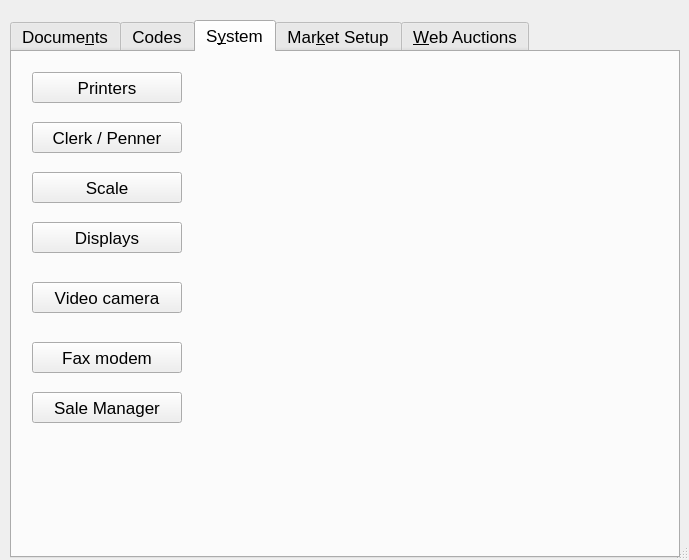
<?xml version="1.0" encoding="UTF-8"?>
<ui version="4.0">
 <class>SetupDialog</class>
 <widget class="QDialog" name="SetupDialog">
  <property name="windowModality">
   <enum>Qt::ApplicationModal</enum>
  </property>
  <property name="geometry">
   <rect>
    <x>0</x>
    <y>0</y>
    <width>689</width>
    <height>560</height>
   </rect>
  </property>
  <property name="font">
   <font>
    <pointsize>13</pointsize>
   </font>
  </property>
  <property name="windowTitle">
   <string>Setup</string>
  </property>
  <property name="sizeGripEnabled">
   <bool>true</bool>
  </property>
  <widget class="QTabWidget" name="setupTabWidget">
   <property name="geometry">
    <rect>
     <x>10</x>
     <y>20</y>
     <width>670</width>
     <height>538</height>
    </rect>
   </property>
   <property name="currentIndex">
    <number>2</number>
   </property>
   <widget class="QWidget" name="documentsTab">
    <attribute name="title">
     <string>Docume&amp;nts</string>
    </attribute>
    <widget class="QPushButton" name="startSellerSetup">
     <property name="geometry">
      <rect>
       <x>30</x>
       <y>20</y>
       <width>150</width>
       <height>30</height>
      </rect>
     </property>
     <property name="font">
      <font>
       <pointsize>13</pointsize>
      </font>
     </property>
     <property name="text">
      <string>Seller Invoice</string>
     </property>
    </widget>
    <widget class="QPushButton" name="startBuyerSetup">
     <property name="geometry">
      <rect>
       <x>30</x>
       <y>60</y>
       <width>150</width>
       <height>31</height>
      </rect>
     </property>
     <property name="text">
      <string>&amp;Buyer Invoice</string>
     </property>
    </widget>
    <widget class="QPushButton" name="checkSetupButton">
     <property name="geometry">
      <rect>
       <x>30</x>
       <y>100</y>
       <width>150</width>
       <height>31</height>
      </rect>
     </property>
     <property name="text">
      <string>Checks</string>
     </property>
    </widget>
    <widget class="QPushButton" name="marketReportSetupButton">
     <property name="geometry">
      <rect>
       <x>30</x>
       <y>140</y>
       <width>150</width>
       <height>31</height>
      </rect>
     </property>
     <property name="text">
      <string>M&amp;arket Report</string>
     </property>
    </widget>
    <widget class="QPushButton" name="reportSetupButton">
     <property name="geometry">
      <rect>
       <x>30</x>
       <y>180</y>
       <width>150</width>
       <height>31</height>
      </rect>
     </property>
     <property name="text">
      <string>Reports</string>
     </property>
    </widget>
   </widget>
   <widget class="QWidget" name="codesTab">
    <attribute name="title">
     <string>Codes</string>
    </attribute>
    <widget class="QPushButton" name="commEditButton">
     <property name="geometry">
      <rect>
       <x>41</x>
       <y>30</y>
       <width>150</width>
       <height>30</height>
      </rect>
     </property>
     <property name="text">
      <string>Commissions</string>
     </property>
    </widget>
    <widget class="QPushButton" name="chargeEditButton">
     <property name="geometry">
      <rect>
       <x>40</x>
       <y>80</y>
       <width>150</width>
       <height>30</height>
      </rect>
     </property>
     <property name="text">
      <string>Charges</string>
     </property>
    </widget>
    <widget class="QPushButton" name="codeEditButton">
     <property name="geometry">
      <rect>
       <x>40</x>
       <y>130</y>
       <width>150</width>
       <height>30</height>
      </rect>
     </property>
     <property name="text">
      <string>Codes</string>
     </property>
    </widget>
   </widget>
   <widget class="QWidget" name="systemTab">
    <attribute name="title">
     <string>S&amp;ystem</string>
    </attribute>
    <widget class="QPushButton" name="printerSetupButton">
     <property name="geometry">
      <rect>
       <x>20</x>
       <y>20</y>
       <width>150</width>
       <height>31</height>
      </rect>
     </property>
     <property name="text">
      <string>Printers</string>
     </property>
    </widget>
    <widget class="QPushButton" name="externSetupButton">
     <property name="geometry">
      <rect>
       <x>20</x>
       <y>70</y>
       <width>150</width>
       <height>31</height>
      </rect>
     </property>
     <property name="text">
      <string>Clerk / Penner</string>
     </property>
    </widget>
    <widget class="QPushButton" name="setupScaleButton">
     <property name="geometry">
      <rect>
       <x>20</x>
       <y>120</y>
       <width>150</width>
       <height>31</height>
      </rect>
     </property>
     <property name="text">
      <string>Scale</string>
     </property>
    </widget>
    <widget class="QPushButton" name="setupDisplaysButton">
     <property name="geometry">
      <rect>
       <x>20</x>
       <y>170</y>
       <width>150</width>
       <height>31</height>
      </rect>
     </property>
     <property name="text">
      <string>Displays</string>
     </property>
    </widget>
    <widget class="QPushButton" name="setupVideoCameraButton">
     <property name="geometry">
      <rect>
       <x>20</x>
       <y>230</y>
       <width>150</width>
       <height>31</height>
      </rect>
     </property>
     <property name="text">
      <string>Video camera</string>
     </property>
    </widget>
    <widget class="QPushButton" name="setupFaxModemButton">
     <property name="geometry">
      <rect>
       <x>20</x>
       <y>290</y>
       <width>150</width>
       <height>31</height>
      </rect>
     </property>
     <property name="text">
      <string>Fax modem</string>
     </property>
    </widget>
    <widget class="QPushButton" name="setupSaleManagerButton">
     <property name="geometry">
      <rect>
       <x>20</x>
       <y>340</y>
       <width>150</width>
       <height>31</height>
      </rect>
     </property>
     <property name="text">
      <string>Sale Manager</string>
     </property>
    </widget>
   </widget>
   <widget class="QWidget" name="marketSetupTab">
    <attribute name="title">
     <string>Mar&amp;ket Setup</string>
    </attribute>
    <widget class="QLabel" name="textLabel3_2">
     <property name="geometry">
      <rect>
       <x>10</x>
       <y>60</y>
       <width>80</width>
       <height>30</height>
      </rect>
     </property>
     <property name="text">
      <string>Address</string>
     </property>
     <property name="alignment">
      <set>Qt::AlignRight|Qt::AlignTrailing|Qt::AlignVCenter</set>
     </property>
     <property name="wordWrap">
      <bool>false</bool>
     </property>
    </widget>
    <widget class="QLabel" name="textLabel3_2_2">
     <property name="geometry">
      <rect>
       <x>10</x>
       <y>100</y>
       <width>80</width>
       <height>30</height>
      </rect>
     </property>
     <property name="text">
      <string>City</string>
     </property>
     <property name="alignment">
      <set>Qt::AlignRight|Qt::AlignTrailing|Qt::AlignVCenter</set>
     </property>
     <property name="wordWrap">
      <bool>false</bool>
     </property>
    </widget>
    <widget class="QLabel" name="textLabel3">
     <property name="geometry">
      <rect>
       <x>10</x>
       <y>20</y>
       <width>80</width>
       <height>30</height>
      </rect>
     </property>
     <property name="text">
      <string>Name</string>
     </property>
     <property name="alignment">
      <set>Qt::AlignRight|Qt::AlignTrailing|Qt::AlignVCenter</set>
     </property>
     <property name="wordWrap">
      <bool>false</bool>
     </property>
    </widget>
    <widget class="QLineEdit" name="marketZipEdit">
     <property name="geometry">
      <rect>
       <x>440</x>
       <y>100</y>
       <width>70</width>
       <height>30</height>
      </rect>
     </property>
    </widget>
    <widget class="QLabel" name="textLabel3_2_2_2_2">
     <property name="geometry">
      <rect>
       <x>390</x>
       <y>100</y>
       <width>40</width>
       <height>30</height>
      </rect>
     </property>
     <property name="text">
      <string>Zip</string>
     </property>
     <property name="alignment">
      <set>Qt::AlignRight|Qt::AlignTrailing|Qt::AlignVCenter</set>
     </property>
     <property name="wordWrap">
      <bool>false</bool>
     </property>
    </widget>
    <widget class="QLineEdit" name="marketStateEdit">
     <property name="geometry">
      <rect>
       <x>330</x>
       <y>100</y>
       <width>50</width>
       <height>30</height>
      </rect>
     </property>
    </widget>
    <widget class="QLabel" name="textLabel3_2_2_2">
     <property name="geometry">
      <rect>
       <x>260</x>
       <y>100</y>
       <width>60</width>
       <height>30</height>
      </rect>
     </property>
     <property name="text">
      <string>State</string>
     </property>
     <property name="alignment">
      <set>Qt::AlignRight|Qt::AlignTrailing|Qt::AlignVCenter</set>
     </property>
     <property name="wordWrap">
      <bool>false</bool>
     </property>
    </widget>
    <widget class="QLineEdit" name="marketCityEdit">
     <property name="geometry">
      <rect>
       <x>100</x>
       <y>100</y>
       <width>150</width>
       <height>31</height>
      </rect>
     </property>
    </widget>
    <widget class="QLineEdit" name="marketNameEdit">
     <property name="geometry">
      <rect>
       <x>100</x>
       <y>20</y>
       <width>410</width>
       <height>31</height>
      </rect>
     </property>
    </widget>
    <widget class="QLineEdit" name="marketAddressEdit">
     <property name="geometry">
      <rect>
       <x>100</x>
       <y>60</y>
       <width>410</width>
       <height>31</height>
      </rect>
     </property>
    </widget>
    <widget class="QPushButton" name="saveMarketButton">
     <property name="geometry">
      <rect>
       <x>430</x>
       <y>450</y>
       <width>100</width>
       <height>30</height>
      </rect>
     </property>
     <property name="text">
      <string>Save</string>
     </property>
    </widget>
    <widget class="QLabel" name="textLabel3_2_2_3">
     <property name="geometry">
      <rect>
       <x>30</x>
       <y>140</y>
       <width>60</width>
       <height>30</height>
      </rect>
     </property>
     <property name="text">
      <string>ID #:</string>
     </property>
     <property name="alignment">
      <set>Qt::AlignRight|Qt::AlignTrailing|Qt::AlignVCenter</set>
     </property>
     <property name="wordWrap">
      <bool>false</bool>
     </property>
    </widget>
    <widget class="QLineEdit" name="marketIdEdit">
     <property name="geometry">
      <rect>
       <x>100</x>
       <y>140</y>
       <width>140</width>
       <height>31</height>
      </rect>
     </property>
    </widget>
    <widget class="QLineEdit" name="rfPortEdit">
     <property name="geometry">
      <rect>
       <x>370</x>
       <y>410</y>
       <width>170</width>
       <height>31</height>
      </rect>
     </property>
    </widget>
    <widget class="QSpinBox" name="transientBuyerBox">
     <property name="enabled">
      <bool>false</bool>
     </property>
     <property name="geometry">
      <rect>
       <x>260</x>
       <y>190</y>
       <width>80</width>
       <height>30</height>
      </rect>
     </property>
     <property name="minimum">
      <number>-1</number>
     </property>
     <property name="maximum">
      <number>999999999</number>
     </property>
     <property name="value">
      <number>-1</number>
     </property>
    </widget>
    <widget class="QLabel" name="textLabel3_2_2_3_2">
     <property name="enabled">
      <bool>false</bool>
     </property>
     <property name="geometry">
      <rect>
       <x>20</x>
       <y>190</y>
       <width>230</width>
       <height>30</height>
      </rect>
     </property>
     <property name="text">
      <string>First Transient Buyer:</string>
     </property>
     <property name="alignment">
      <set>Qt::AlignRight|Qt::AlignTrailing|Qt::AlignVCenter</set>
     </property>
     <property name="wordWrap">
      <bool>false</bool>
     </property>
    </widget>
    <widget class="QLabel" name="textLabel1">
     <property name="geometry">
      <rect>
       <x>200</x>
       <y>410</y>
       <width>160</width>
       <height>30</height>
      </rect>
     </property>
     <property name="text">
      <string>RF Tag Port:</string>
     </property>
     <property name="alignment">
      <set>Qt::AlignRight|Qt::AlignTrailing|Qt::AlignVCenter</set>
     </property>
     <property name="wordWrap">
      <bool>false</bool>
     </property>
    </widget>
    <widget class="QCheckBox" name="rfTagOnCheckBox">
     <property name="geometry">
      <rect>
       <x>30</x>
       <y>410</y>
       <width>160</width>
       <height>30</height>
      </rect>
     </property>
     <property name="text">
      <string>Use RF Tags</string>
     </property>
    </widget>
    <widget class="QCheckBox" name="selectiveTagReportCheck">
     <property name="geometry">
      <rect>
       <x>10</x>
       <y>230</y>
       <width>330</width>
       <height>30</height>
      </rect>
     </property>
     <property name="text">
      <string>Select Individual Se&amp;xes For Tag Report</string>
     </property>
     <property name="shortcut">
      <string>Alt+X</string>
     </property>
    </widget>
    <widget class="QCheckBox" name="countryOfOriginCheckBox">
     <property name="geometry">
      <rect>
       <x>10</x>
       <y>270</y>
       <width>330</width>
       <height>31</height>
      </rect>
     </property>
     <property name="text">
      <string>Use Country Of Origin Tracking</string>
     </property>
     <property name="checked">
      <bool>true</bool>
     </property>
    </widget>
    <widget class="QCheckBox" name="dailyFMPhoneMatch">
     <property name="geometry">
      <rect>
       <x>10</x>
       <y>320</y>
       <width>380</width>
       <height>20</height>
      </rect>
     </property>
     <property name="text">
      <string>Use phone num&amp;ber as seller number.</string>
     </property>
     <property name="shortcut">
      <string>Alt+B</string>
     </property>
    </widget>
    <widget class="QCheckBox" name="dailyFMCheckinTickets">
     <property name="geometry">
      <rect>
       <x>8</x>
       <y>355</y>
       <width>380</width>
       <height>28</height>
      </rect>
     </property>
     <property name="text">
      <string>Print checkin tickets from Daily FM.</string>
     </property>
     <property name="shortcut">
      <string/>
     </property>
    </widget>
   </widget>
   <widget class="QWidget" name="webAuctionsTab">
    <attribute name="title">
     <string>&amp;Web Auctions</string>
    </attribute>
    <widget class="QWidget" name="layout6">
     <property name="geometry">
      <rect>
       <x>9</x>
       <y>16</y>
       <width>571</width>
       <height>480</height>
      </rect>
     </property>
     <layout class="QVBoxLayout">
      <item>
       <widget class="QCheckBox" name="enableCattleUSACheckBox">
        <property name="text">
         <string>Enable Cattle USA Integration</string>
        </property>
       </widget>
      </item>
      <item>
       <layout class="QHBoxLayout">
        <property name="sizeConstraint">
         <enum>QLayout::SetMinimumSize</enum>
        </property>
        <property name="leftMargin">
         <number>0</number>
        </property>
        <item>
         <widget class="QLabel" name="cattleUSAIdTextLabel">
          <property name="sizePolicy">
           <sizepolicy hsizetype="Fixed" vsizetype="Fixed">
            <horstretch>0</horstretch>
            <verstretch>0</verstretch>
           </sizepolicy>
          </property>
          <property name="text">
           <string>Cattle USA ID</string>
          </property>
          <property name="alignment">
           <set>Qt::AlignLeading|Qt::AlignLeft|Qt::AlignVCenter</set>
          </property>
          <property name="wordWrap">
           <bool>false</bool>
          </property>
         </widget>
        </item>
        <item>
         <widget class="QLineEdit" name="cattleUSAIdLineEdit"/>
        </item>
       </layout>
      </item>
      <item>
       <layout class="QHBoxLayout">
        <item>
         <widget class="QLabel" name="textLabel1_2">
          <property name="text">
           <string>Server</string>
          </property>
          <property name="wordWrap">
           <bool>false</bool>
          </property>
         </widget>
        </item>
        <item>
         <widget class="QLineEdit" name="cattleUSAServerEdit"/>
        </item>
       </layout>
      </item>
      <item>
       <spacer name="spacer2">
        <property name="orientation">
         <enum>Qt::Vertical</enum>
        </property>
        <property name="sizeType">
         <enum>QSizePolicy::Expanding</enum>
        </property>
        <property name="sizeHint" stdset="0">
         <size>
          <width>470</width>
          <height>20</height>
         </size>
        </property>
       </spacer>
      </item>
      <item>
       <widget class="QCheckBox" name="enableDVAuctionCheckBox">
        <property name="text">
         <string>Enable DVAuction Integration</string>
        </property>
       </widget>
      </item>
      <item>
       <layout class="QHBoxLayout" name="horizontalLayout">
        <item>
         <widget class="QLabel" name="dvAuctionIdTextLabel">
          <property name="sizePolicy">
           <sizepolicy hsizetype="Fixed" vsizetype="Fixed">
            <horstretch>0</horstretch>
            <verstretch>0</verstretch>
           </sizepolicy>
          </property>
          <property name="text">
           <string>DVAuction ID</string>
          </property>
          <property name="alignment">
           <set>Qt::AlignLeading|Qt::AlignLeft|Qt::AlignVCenter</set>
          </property>
          <property name="wordWrap">
           <bool>false</bool>
          </property>
         </widget>
        </item>
        <item>
         <widget class="QLineEdit" name="dvAuctionIdLineEdit"/>
        </item>
       </layout>
      </item>
      <item>
       <layout class="QHBoxLayout" name="horizontalLayout_3">
        <item>
         <widget class="QLabel" name="textLabel1_4">
          <property name="text">
           <string>Server</string>
          </property>
          <property name="wordWrap">
           <bool>false</bool>
          </property>
         </widget>
        </item>
        <item>
         <widget class="QLineEdit" name="dvAuctionServerEdit"/>
        </item>
       </layout>
      </item>
      <item>
       <spacer name="spacer2_2">
        <property name="orientation">
         <enum>Qt::Vertical</enum>
        </property>
        <property name="sizeType">
         <enum>QSizePolicy::Expanding</enum>
        </property>
        <property name="sizeHint" stdset="0">
         <size>
          <width>470</width>
          <height>20</height>
         </size>
        </property>
       </spacer>
      </item>
      <item>
       <layout class="QHBoxLayout">
        <item>
         <spacer name="spacer1">
          <property name="orientation">
           <enum>Qt::Horizontal</enum>
          </property>
          <property name="sizeType">
           <enum>QSizePolicy::Expanding</enum>
          </property>
          <property name="sizeHint" stdset="0">
           <size>
            <width>161</width>
            <height>31</height>
           </size>
          </property>
         </spacer>
        </item>
        <item>
         <widget class="QPushButton" name="saveWebAuctionsButton">
          <property name="text">
           <string>Save</string>
          </property>
         </widget>
        </item>
       </layout>
      </item>
     </layout>
    </widget>
   </widget>
  </widget>
 </widget>
 <layoutdefault spacing="6" margin="11"/>
 <pixmapfunction>qPixmapFromMimeSource</pixmapfunction>
 <tabstops>
  <tabstop>setupTabWidget</tabstop>
  <tabstop>startSellerSetup</tabstop>
  <tabstop>startBuyerSetup</tabstop>
  <tabstop>checkSetupButton</tabstop>
  <tabstop>marketReportSetupButton</tabstop>
  <tabstop>reportSetupButton</tabstop>
  <tabstop>commEditButton</tabstop>
  <tabstop>chargeEditButton</tabstop>
  <tabstop>codeEditButton</tabstop>
  <tabstop>printerSetupButton</tabstop>
  <tabstop>externSetupButton</tabstop>
  <tabstop>setupScaleButton</tabstop>
  <tabstop>setupDisplaysButton</tabstop>
  <tabstop>marketNameEdit</tabstop>
  <tabstop>marketAddressEdit</tabstop>
  <tabstop>marketCityEdit</tabstop>
  <tabstop>marketStateEdit</tabstop>
  <tabstop>marketZipEdit</tabstop>
  <tabstop>marketIdEdit</tabstop>
  <tabstop>transientBuyerBox</tabstop>
  <tabstop>rfTagOnCheckBox</tabstop>
  <tabstop>rfPortEdit</tabstop>
  <tabstop>saveMarketButton</tabstop>
 </tabstops>
 <includes>
  <include location="local">./dao/animalcodedao.h</include>
  <include location="local">./types/animalcode.h</include>
  <include location="global">vector</include>
  <include location="local">dao/commissiondao.h</include>
  <include location="local">dao/setupdao.h</include>
 </includes>
 <resources/>
 <connections/>
</ui>
